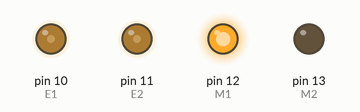
Bench run of a sketch on a simulated Arduino Uno, built with avr-gcc and run on an emulated ATmega328P. On the bench: output pins drawn as LEDs (lit = HIGH).

Above: at 0.1 s.
Timing chart, 0 to 1.6 s (numbered marks = the images above):
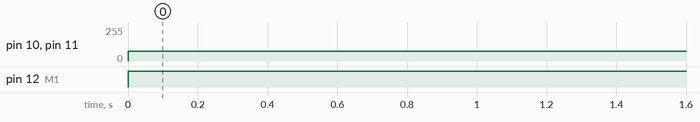

Measured:
- by itself, pin 10 (E1), pin 11 (E2): 0/255 → 75/255 at 0.00 s
- by itself, pin 12 (M1): LOW → HIGH at 0.00 s

The sketch:

go.ino
```cpp
int E1 = 10;
int M1 = 12;
int E2 = 11;
int M2 = 13;
void setup()
{
  pinMode(M1, OUTPUT);
  pinMode(M2, OUTPUT);
}
void loop()
{
  go(75,-75);
  delay(1000);


}


void go(int left, int right) {

  if (left >= 0) {
    digitalWrite(M1, HIGH);
  } else {
    digitalWrite(M1, LOW);
  }
  analogWrite(E1, abs(left));


  if (right >= 0) {
    digitalWrite(M2, HIGH);
  } else {
    digitalWrite(M2, LOW);
  }
  analogWrite(E2, abs(right));


}
```
